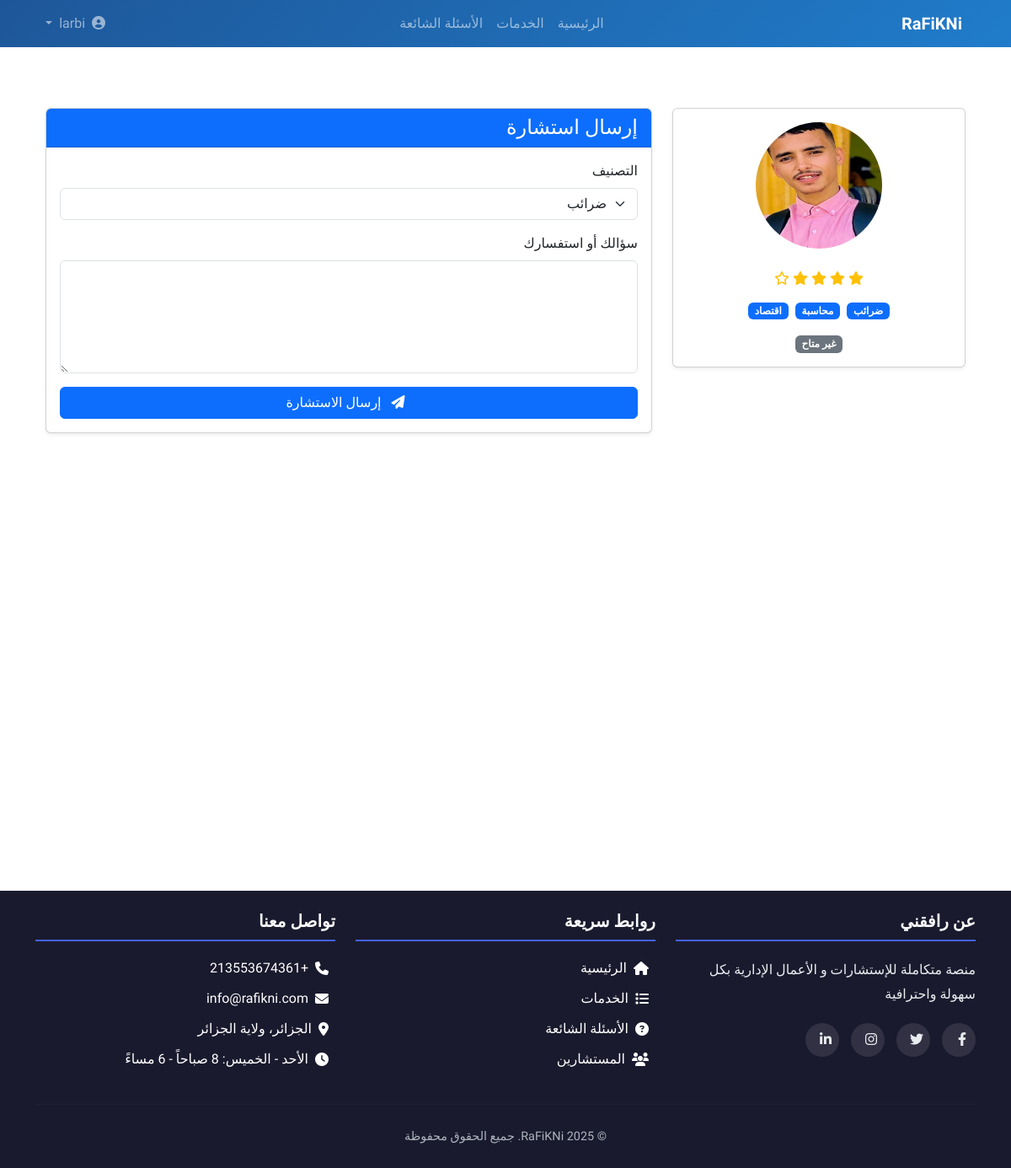
Page /consultant/2/ (signed in) on the committed database.
### core/models.py (models this page shows, shortened)
class Consultant(models.Model):
    user = models.OneToOneField(User, on_delete=models.CASCADE)
    categories = models.ManyToManyField(ServiceCategory)
    bio = models.TextField()
    profile_image = models.ImageField(upload_to='consultants/' , null=True)
    available = models.BooleanField(default=True)
    rating = models.FloatField(default=0)

class ServiceCategory(models.Model):
    name = models.CharField(max_length=100)
    icon = models.CharField(max_length=50, blank=True)
    description = models.TextField(blank=True)
    class Meta:
        verbose_name_plural = "Service Categories"

### core/views.py (the view, shortened to what this page needs)
# urls.py: path('consultant/<int:pk>/', views.consultant_detail, name='consultant_detail'),
@login_required
def consultant_detail(request, pk):
    consultant = get_object_or_404(Consultant, pk=pk)
    return render(request, 'services/consultant_detail.html', {
        'consultant': consultant
    })

### templates/services/consultant_detail.html (shortened to what this page needs)
{% extends 'base.html' %}
{% load static %}
{% block content %}
<div class="container py-5">
    <div class="row">
        <div class="col-md-4">
            <div class="card shadow-sm mb-4">
                <div class="card-body text-center">
                    {% if consultant.profile_image %}
                    <img src="{{ consultant.profile_image.url }}" class="rounded-circle mb-3" width="150" height="150">
                    {% else %}
                    <div class="bg-light rounded-circle d-flex align-items-center justify-content-center mb-3" style="width:150px; height:150px; margin: 0 auto;">
                        <i class="fas fa-user-tie fa-3x text-secondary"></i>
                    </div>
                    {% endif %}
                    <div class="text-warning mb-3">
                        {% for i in "12345" %}
                        {% if forloop.counter <= consultant.rating %}
                        <i class="fas fa-star"></i>
                        {% else %}
                        <i class="far fa-star"></i>
                        {% endif %}
                        {% endfor %}
                    </div>
                    <div class="d-flex flex-wrap justify-content-center gap-2 mb-3">
                        {% for cat in consultant.categories.all %}
                        <span class="badge bg-primary">{{ cat.name }}</span>
                        {% endfor %}
                    </div>
                    {% if consultant.is_available %}
                    <span class="badge bg-success">متاح حالياً</span>
                    {% else %}
                    <span class="badge bg-secondary">غير متاح</span>
                    {% endif %}
                </div>
            </div>
        </div>
        <div class="col-md-8">
            <div class="card shadow-sm">
                <div class="card-header bg-primary text-white">
                    <h4 class="mb-0">إرسال استشارة</h4>
                </div>
                <div class="card-body">
                    <form method="post">
                        <div class="mb-3">
                            <label class="form-label">التصنيف</label>
                            <select name="category" class="form-select" required>
                                {% for cat in consultant.categories.all %}
                                <option value="{{ cat.id }}">{{ cat.name }}</option>
                                {% endfor %}
                            </select>
                        </div>
                        <div class="mb-3">
                            <label class="form-label">سؤالك أو استفسارك</label>
                            <textarea name="question" class="form-control" rows="5" required></textarea>
                        </div>
                        <button type="submit" class="btn btn-primary w-100">
                            <i class="fas fa-paper-plane me-2"></i> إرسال الاستشارة
                        </button>
                    </form>
                </div>
            </div>
        </div>
    </div>
</div>
{% endblock %}

### static/css/main.css (style rules this page uses)
:root { --primary: #6a0dad; --primary-light: #9c27b0; --secondary: #0ea5e9; --dark: #0f172a; --light: #f1f5f9; --gray: #64748b; --success: #10b981; --warning: #f59e0b; --danger: #ef4444; }
body { font-family: 'Tajawal', sans-serif; direction: rtl; }
.btn-primary { background-color: var(--primary); border-color: var(--primary); }
.card { border-radius: 10px; overflow: hidden; transition: transform 0.3s ease, box-shadow 0.3s ease; }

### templates/partials/footer.html (style rules this page uses)
* { margin: 0; padding: 0; box-sizing: border-box; }
html, body { height: 100%; font-family: 'Tajawal', sans-serif; }

### rows in the picture
Consultant: profile_image (picture), rating 4 (drawn)
ServiceCategory: name "ضرائب"
ServiceCategory: name "محاسبة"
ServiceCategory: name "اقتصاد"

### other values in the picture
form field category "ضرائب"
